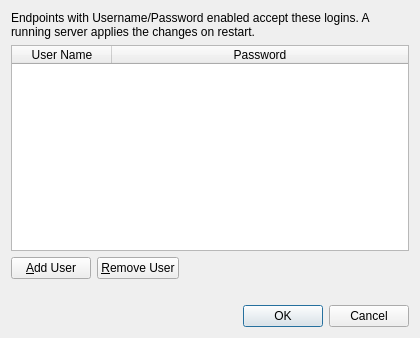
<?xml version="1.0" encoding="UTF-8"?>
<ui version="4.0">
 <class>UsersDialog</class>
 <widget class="QDialog" name="UsersDialog">
  <property name="windowTitle">
   <string>User Accounts</string>
  </property>
  <property name="minimumSize">
   <size>
    <width>420</width>
    <height>300</height>
   </size>
  </property>
  <layout class="QVBoxLayout" name="dialogLayout">
   <item>
    <widget class="QLabel" name="noteLabel">
     <property name="text">
      <string>Endpoints with Username/Password enabled accept these logins. A running server applies the changes on restart.</string>
     </property>
     <property name="wordWrap">
      <bool>true</bool>
     </property>
    </widget>
   </item>
   <item>
    <widget class="QTableWidget" name="usersTable">
     <property name="alternatingRowColors">
      <bool>true</bool>
     </property>
     <property name="selectionMode">
      <enum>QAbstractItemView::SingleSelection</enum>
     </property>
     <property name="selectionBehavior">
      <enum>QAbstractItemView::SelectRows</enum>
     </property>
     <property name="columnCount">
      <number>2</number>
     </property>
     <attribute name="horizontalHeaderStretchLastSection">
      <bool>true</bool>
     </attribute>
     <attribute name="verticalHeaderVisible">
      <bool>false</bool>
     </attribute>
     <column>
      <property name="text">
       <string>User Name</string>
      </property>
     </column>
     <column>
      <property name="text">
       <string>Password</string>
      </property>
     </column>
    </widget>
   </item>
   <item>
    <layout class="QHBoxLayout" name="tableButtonsLayout">
     <item>
      <widget class="QPushButton" name="addUserButton">
       <property name="text">
        <string>&amp;Add User</string>
       </property>
      </widget>
     </item>
     <item>
      <widget class="QPushButton" name="removeUserButton">
       <property name="text">
        <string>&amp;Remove User</string>
       </property>
      </widget>
     </item>
     <item>
      <spacer name="tableButtonsSpacer">
       <property name="orientation">
        <enum>Qt::Horizontal</enum>
       </property>
       <property name="sizeHint" stdset="0">
        <size>
         <width>0</width>
         <height>0</height>
        </size>
       </property>
      </spacer>
     </item>
    </layout>
   </item>
   <item>
    <widget class="QLabel" name="problemLabel">
     <property name="wordWrap">
      <bool>true</bool>
     </property>
    </widget>
   </item>
   <item>
    <widget class="QDialogButtonBox" name="buttonBox">
     <property name="standardButtons">
      <set>QDialogButtonBox::Cancel|QDialogButtonBox::Ok</set>
     </property>
    </widget>
   </item>
  </layout>
 </widget>
 <resources/>
 <connections>
  <connection>
   <sender>buttonBox</sender>
   <signal>accepted()</signal>
   <receiver>UsersDialog</receiver>
   <slot>accept()</slot>
  </connection>
  <connection>
   <sender>buttonBox</sender>
   <signal>rejected()</signal>
   <receiver>UsersDialog</receiver>
   <slot>reject()</slot>
  </connection>
 </connections>
</ui>
